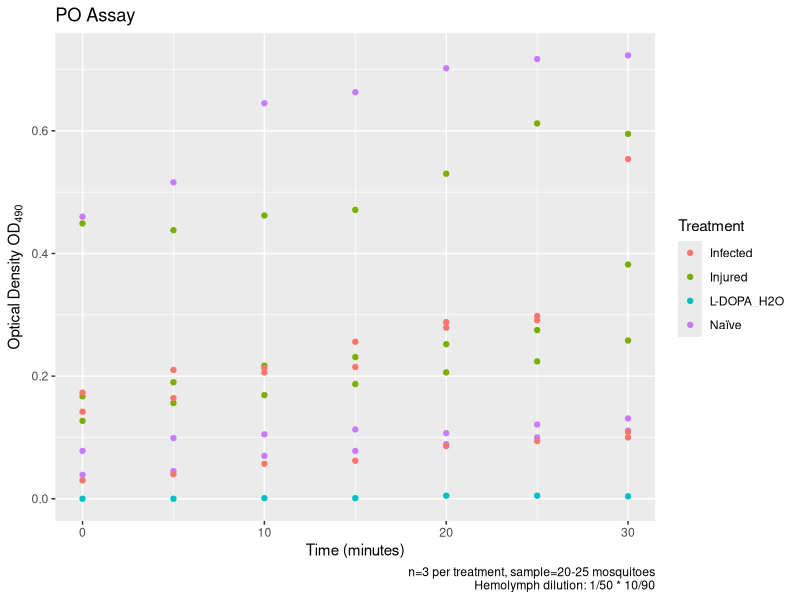
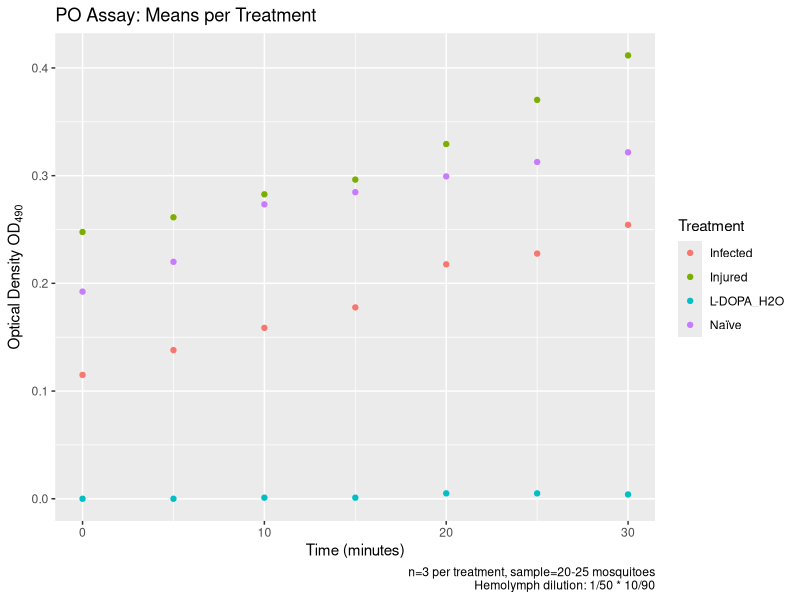
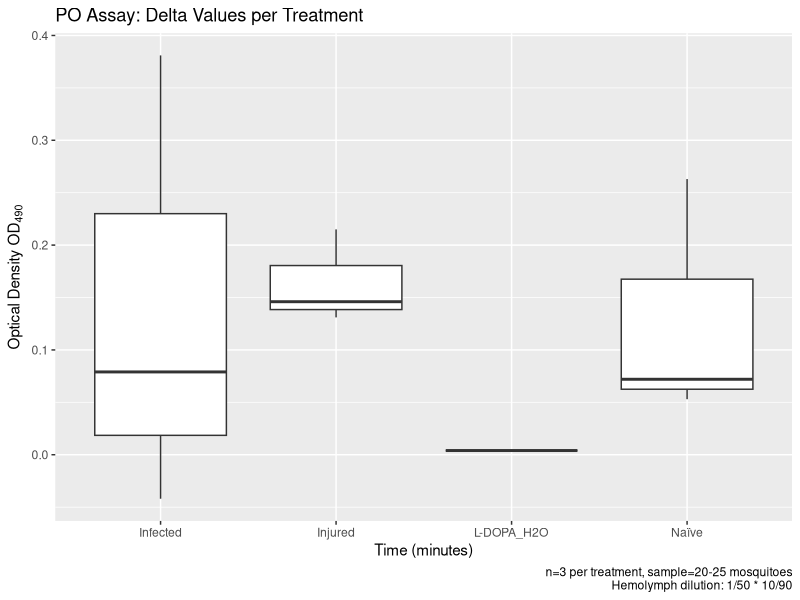
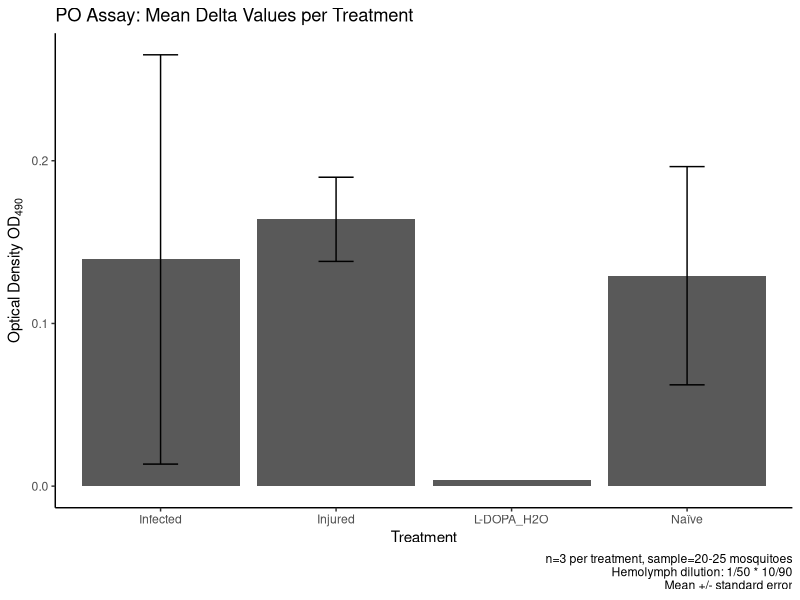

These figures' R source, in order:
#PO Analysis 01_26_21

#####################
library(readxl)
library(ggplot2)
library(dplyr)
#####################

PO_Data <- read_xlsx("PO_Assay_Data_01_26_21.xlsx") #import

################################

PO_Data %>% 
  ggplot(aes(x=Time,y=OD,group=Treatment,colour=Treatment))+ geom_point()+
  labs(title="PO Assay",
       x="Time (minutes)",
       caption="n=3 per treatment, sample=20-25 mosquitoes\nHemolymph dilution: 1/50 * 10/90")+
  ylab(expression("Optical Density"~OD[490]))

PO_values_summary <- PO_Data %>%
  group_by(Treatment,Time) %>%
  summarise(mean_OD = mean(OD),
            sd_OD = sd(OD),
            n_OD = n(),
            SE_OD = sd(OD)/sqrt(n()))
PO_values_summary %>%
  ggplot(aes(x=Time,y=mean_OD,group=Treatment,colour=Treatment))+geom_point()+
  labs(title="PO Assay: Means per Treatment",
       x="Time (minutes)",
       caption="n=3 per treatment, sample=20-25 mosquitoes\nHemolymph dilution: 1/50 * 10/90")+
  ylab(expression("Optical Density"~OD[490]))

################
#Delta OD: 30min-0min

delta_values <- data.frame()

for(i in unique(PO_Data$Treatment)){
  treat_sub <- subset(PO_Data,Treatment==i)
  treat_OD <- data.frame()
 
  for (j in unique(treat_sub$Replicate)){
  OD_0 <- subset(treat_sub,treat_sub$Replicate==j & treat_sub$Time==0)
  OD_0_val <- OD_0[,4]
  OD_30 <- subset(treat_sub,treat_sub$Replicate==j & treat_sub$Time==30)
  OD_30_val <- OD_30[,4]
  Delta_OD <- (OD_30_val - OD_0_val)
  names(Delta_OD)[1]<-"Delta_OD"
  treat_OD <-cbind(Treatment=i,Replicate=j,Delta_OD)
  delta_values <- rbind(delta_values,treat_OD)
  }
}

delta_values_summary <- delta_values %>%
  group_by(Treatment) %>%
  summarise(mean_Delta_OD = mean(Delta_OD),
            sd_Delta_OD = sd(Delta_OD),
            n_Delta_OD = n(),
            SE_Delta_OD = sd(Delta_OD)/sqrt(n()))

delta_values %>%
  group_by(Treatment)%>%
  #summarise(Delta_OD = mean(Delta_OD)) %>%
  ggplot(aes(x=Treatment,y=Delta_OD))+ geom_boxplot()+
  labs(title="PO Assay: Delta Values per Treatment",
       x="Time (minutes)",
       caption="n=3 per treatment, sample=20-25 mosquitoes\nHemolymph dilution: 1/50 * 10/90")+
  ylab(expression("Optical Density"~OD[490]))

delta_values_summary %>%
  ggplot(aes(x=Treatment,y=mean_Delta_OD))+
  geom_col()+
  geom_errorbar(aes(ymin=mean_Delta_OD - SE_Delta_OD,ymax=mean_Delta_OD + SE_Delta_OD),
                width=0.2)+
  labs(title="PO Assay: Mean Delta Values per Treatment",
       x="Treatment",
       caption="n=3 per treatment, sample=20-25 mosquitoes\nHemolymph dilution: 1/50 * 10/90\nMean +/- standard error")+
  ylab(expression("Optical Density"~OD[490]))+ theme_classic()
